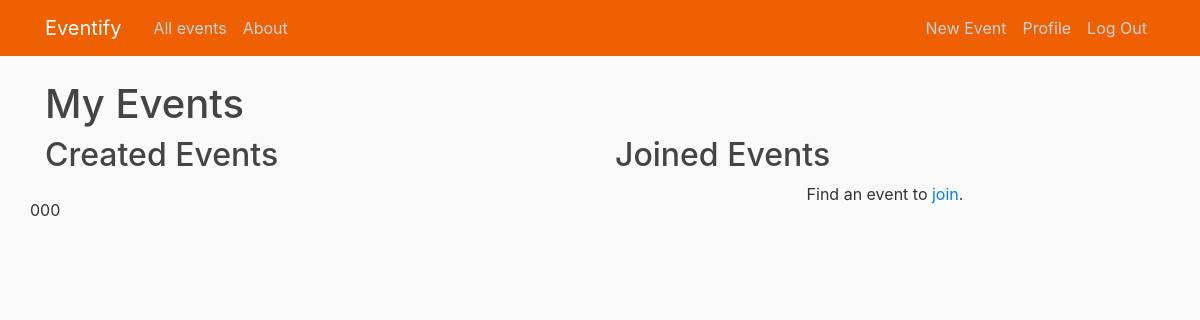
Before: /myEvents/ (signed in) with the older database file.
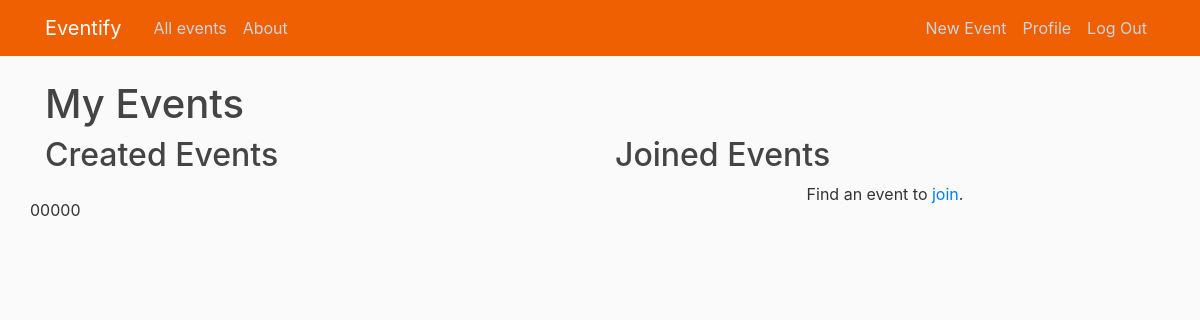
After: the same page with the newer database file.
### event/models.py (models this page shows, shortened)
class Post(models.Model):
    title = models.CharField(max_length=100)
    date_posted = models.DateTimeField(default=timezone.now)
    author = models.ForeignKey(User, on_delete=models.CASCADE, null=True)
    attendees = models.ManyToManyField(User, related_name='attendees')
    start_date = models.DateTimeField(null=True)
    end_date = models.DateTimeField(null=True)
    attendance_limit = models.IntegerField(null=True, default=10000)
    location = models.CharField(max_length=100, null=True)
    content = models.TextField()
    image = models.ImageField(default="default.jpg", upload_to="event_images")
    class Meta:
       ordering = ['-start_date']

### event/views.py (the view)
# urls.py: path('myEvents/', event_views.HtmlRender.myEvents, name='my-events'),
    @login_required
    def myEvents(request):
        user = request.user
        try:
            created_events = Post.objects.filter(author=user)
            joined_events = Post.objects.filter(attendees=user)
        except TypeError:
            return redirect('users/templates/users/login.html')
        context = {
            'page': 'myEvents',
            'coverHeading': 'My Events',
            'created_events': created_events,
            'joined_events': joined_events
        }
        return render(request, 'event/myEvents.html', context)

### event/templates/event/myEvents.html (shortened to what this page needs)
{% extends "event/base.html" %}
{% block content %}
     <main role="main" class="inner cover">
         <h1 class="cover-heading">{{ coverHeading }}</h1>
         <div class="row">
              <div class="col-sm-12 col-lg-6 created-events">
                  <h2>Created Events <a href="{% url 'my-events' %}"></a></h2>
                  {% if created_events %}
                        <div class="row event-search-results">
                            {% for event in created_events %}
                                <div class="event-preview" data-id="{{ event.id }}">
                                    <span  class="attendee-count">
                                        {{ event.attendees.all.count }}
                                    </span>
                                </div>
                            {% endfor %}
                        </div>
                  {% else %}
                        <p class="text center">
                            No events created.
                        </p>
                  {% endif %}
              </div>
              <div class="col-sm-12 col-lg-6 joined-events">
                    <h2>Joined Events</h2>
                    {% if joined_events %}
                        <div class="row event-search-results">
                            {% for event in joined_events %}
                                <div class="event-preview" data-id="{{ event.id }}">
                                    {% csrf_token %}
                                    <p>{{ event.name|truncatechars:18 }}</p>
                                    <p>{{ event.start_date.date }}</p>
                                    <span>
                                        <i class="fa fa-users" aria-hidden="true"></i>
                                    </span>
                                    <span  class="attendee-count">
                                        {{ event.attendees.all.count }}
                                    </span>
                                </div>
                            {% endfor %}
                        </div>
                    {% else %}
                        <p class="text-center">
                            Find an event to <a href="{% url 'all-events' %}">join</a>.
                        </p>
                    {% endif %}
              </div>
         </div>
     </main>
{% endblock %}

Changed rows visible on the page:
added Post: attendees.all.count "0"
added Post: attendees.all.count "0"
